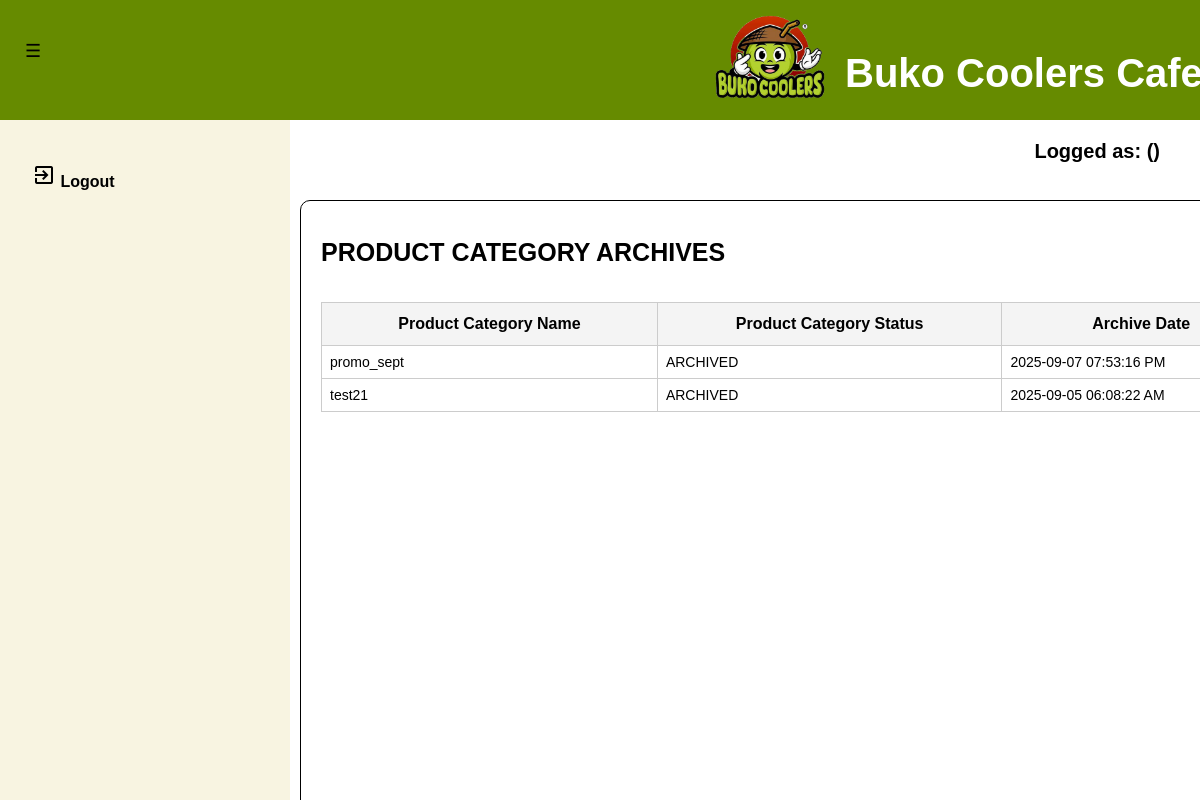
/product_category_list_archive.php, run on the app's committed database.
### tables this page shows
CREATE TABLE `tbl_prod_categories` (
  `PK_PROD_CAT` int(11) NOT NULL,
  `PROD_CAT_NAME` varchar(100) NOT NULL,
  `PROD_CAT_STATUS` varchar(25) NOT NULL DEFAULT 'ACTIVE',
  `PROD_CAT_TIMESTAMP` datetime NOT NULL DEFAULT current_timestamp()
);

### product_category_list_archive.php (the view, shortened to what this page needs)
<?php
    include ('database_connection.php');
    $archive_check = "SELECT PK_PROD_CAT, PROD_CAT_NAME, PROD_CAT_STATUS, DATE_FORMAT(DATE_ADD(PROD_CAT_TIMESTAMP, INTERVAL 8 HOUR), '%Y-%m-%d %r') AS 'PROD_CAT_TIMESTAMP' FROM tbl_prod_categories WHERE PROD_CAT_STATUS = 'ARCHIVED' ORDER BY PROD_CAT_TIMESTAMP DESC";
    $exec_showarchive = mysqli_query($databaseconn, $archive_check);
?>
<!DOCTYPE html>
    <html lang="en">
    <head>
        <link rel="stylesheet" type="text/css" href="styles/dashboard.css">
        <link rel="stylesheet" type="text/css" href="styles/viewdata_style.css">
        <link rel="stylesheet" type="text/css" href="styles/dashboard_style.css">
    </head>
    <body>
        <div class="main_container">
            <header>
                <div id="navleft" class="show_navleft">
                    <span class="toggle-btn" onclick="toggleNav()">&#9776;</span>
                </div>
                <div class="header-content">
                    <div class="header-left">
                        <img src="templates/designs/logo_nonbg.png" alt="Buko Coolers Logo" class="logo">
                        <h1>Buko Coolers Cafe</h1>
                    </div>
                </div>
            </header>
            <div id="sidenav" class="side_nav">
                <a href="logout_action.php" onclick="return confirm('Are you sure do you want to logout?');"><i class="material-icons">exit_to_app</i> Logout</a>
            </div>
        </div>
        <div class="form_container">
            <h1>PRODUCT CATEGORY ARCHIVES</h1>
            <div class="table_container_nouppr">
                <div style="overflow-y: auto; height: 450px;">
                    <table class="dataview">
                        <thead>
                            <tr>
                                <th>Product Category Name</th>
                                <th>Product Category Status</th>
                                <th>Archive Date</th>
                            </tr>
                        </thead>
                        <tbody id="table_body">
                            <tr>
                                <?php
                                    if (mysqli_num_rows($exec_showarchive) > 0) {
                                        while($row = mysqli_fetch_assoc($exec_showarchive)){
                                            $ret_prodcat_name = $row['PROD_CAT_NAME'];
                                            $ret_prodcat_status = $row['PROD_CAT_STATUS'];
                                            $ret_prodcat_udate = $row['PROD_CAT_TIMESTAMP'];
                                            echo "<tr>";
                                            echo "<td>$ret_prodcat_name</td>";
                                            echo "<td>$ret_prodcat_status</td>";
                                            echo "<td>$ret_prodcat_udate</td>";
                                            echo "</tr>";
                                        }
                                    } else {
                                        echo "<tr>
                                            <td colspan='3'>No archived product categories found.</td>
                                            </tr>";
                                    }
                                ?>
                            </tr>
                        </tbody>
                    </table>
                </div>
            </div>
        </div>
        <div class="header-right">
            <p>Logged as: <?php echo htmlspecialchars($return_user_name); ?> (<?php echo htmlspecialchars($return_role); ?>)</p>
    </body>
</html>

### styles/viewdata_style.css (style rules this page uses)
.form_container { position: fixed; top: 200px; left: 300px; padding: 20px; width: 80%; height: 600px; border: 1px solid #000; border-radius: 10px; }
.form_container h1 { text-align: left; font-size: 25px; font-weight: bold; margin-bottom: 20px; }
.table_container_nouppr { position: relative; top: 15px; font-size: 16px; }
.dataview { width: 100%; border-collapse: collapse; }
.dataview thead th { border: 1px solid #ccc; position: sticky; top: 0; background-color: #f4f4f4; z-index: 3; font-size: 16px; }
.dataview th, .dataview td { border: 1px solid #ccc; padding: 12px; text-align: center; }
.dataview td { border: 1px solid #ccc; padding: 8px; text-align: left; font-size: 14px; }

### styles/dashboard_style.css (style rules this page uses)
body, html { overflow-y: auto; overflow-x: hidden; margin: 0; padding: 0; font-family: Arial, sans-serif; background-color: white; height: 100%; }
header { justify-content: space-between; align-items: flex-start; background-color: #668b00; padding: 10px; color: white; height: 100px; width: 100%; }
.header-content { display: flex; justify-content: space-between; align-items: center; }
.header-left { display: flex; align-items: center; }
.header-left .logo { width: 150px; height: auto; margin-top: -60px; margin-left: 685px; margin-right: 0px; }
.header-left h1 { color: white; font-size: 40px; margin-top: 0px; }
.header-right { position: fixed; top: 120px; right: 40px; font-size: 20px; color: black; font-weight: bold; }
.side_nav { height: calc(100vh - 120px); width: 290px; position: fixed; top: 120px; left: 0; background-color: #F8F4E1; overflow-y: auto; overflow-x: hidden; transition: 0.5s; padding-top: 10px; display: flex; flex-direction: column; }
.side_nav a { padding: 33px 8px 8px 32px; text-decoration: none; font-size: 16px; color: black; display: block; transition: 0.5s; font-weight: bold; }
#navleft { width: 290px; transition: margin-left 0.5s; padding: 16px; }
.toggle-btn { position: fixed; top: 30px; left: -5px; z-index: 1; padding: 10px 30px; color: black; cursor: pointer; font-size: 18px; }

### data on the page
tbl_prod_categories: PROD_CAT_NAME "promo_sept", PROD_CAT_STATUS "ARCHIVED", ret_prodcat_udate "2025-09-07 07:53:16 PM"
tbl_prod_categories: PROD_CAT_NAME "test21", PROD_CAT_STATUS "ARCHIVED", ret_prodcat_udate "2025-09-05 06:08:22 AM"
